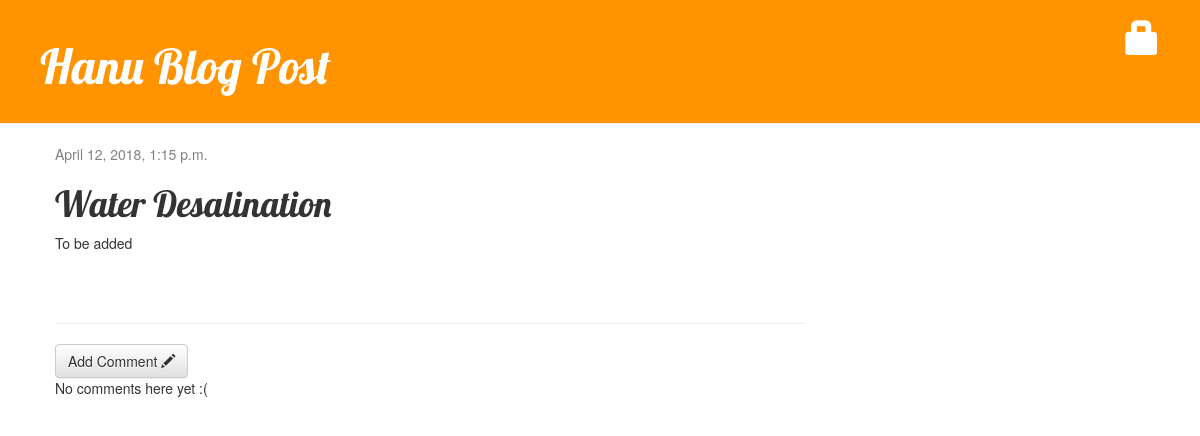
The app's page /post/4/ with its own data.
### blog/models.py (models this page shows, shortened)
class Post(models.Model):
    author = models.ForeignKey('auth.User', on_delete=models.CASCADE)
    title = models.CharField(max_length=200)
    text = models.TextField()
    created_date = models.DateTimeField(default=timezone.now)
    published_date = models.DateTimeField(blank=True, null=True)

### blog/views.py (the view)
# urls.py: url(r'^post/(?P<pk>\d+)/$',views.post_detail, name = 'post_detail'),
def post_detail(request,pk):
    Post.objects.get(pk=pk)
    post = get_object_or_404(Post, pk=pk)
    return render(request, 'blog/post_detail.html', {'post':post})

### blog/templates/blog/post_detail.html (shortened to what this page needs)
{% extends 'blog/base.html' %}
{% block content %}
 <div class="post">
        {% if post.published_date %}
            <div class="date">
                {{ post.published_date }}
            </div>
        {% else %}
               <a class="btn btn-default" href="{% url 'post_publish' pk=post.pk %}">Publish</a>
        {% endif %}
  <h1>{{ post.title }}</h1>
  <p>{{ post.text|linebreaksbr}}</p>
</div>
<hr>
<a class="btn btn-default" href="{% url 'add_comment' pk=post.pk %}">Add Comment <span class="glyphicon glyphicon-pencil"></span></a>
{% for comment in post.comments.all %}
  {% if user.is_authenticated or comment.approved_comment %}
    <div class="comment">
        <div class="date">{{ comment.created_date }}
        {% if not comment.approved_comment %}
           <a class="btn btn-default" href="{% url 'comment_remove' pk=comment.pk %}"><span class="glyphicon glyphicon-remove"></span></a>
           <a class="btn btn-default" href="{% url 'comment_approve' pk=comment.pk %}"><span class="glyphicon glyphicon-ok"></span></a>
        {% endif %}
        </div>
        <strong>{{ comment.author }}</strong>
        <p>{{ comment.text|linebreaks }}</p>
    </div>
  {% endif %}
{% empty %}
    <p>No comments here yet :(</p>
{% endfor %}
{% endblock %}

### blog/Static/css/blog.css (style rules this page uses)
h1, h2, h3, h4 { font-family: 'Lobster', cursive; }
.date { color: #828282; }
.post { margin-bottom: 70px; }

### records on screen
Post: published_date "April 12, 2018, 1:15 p.m.", title "Water Desalination", text "To be added"
